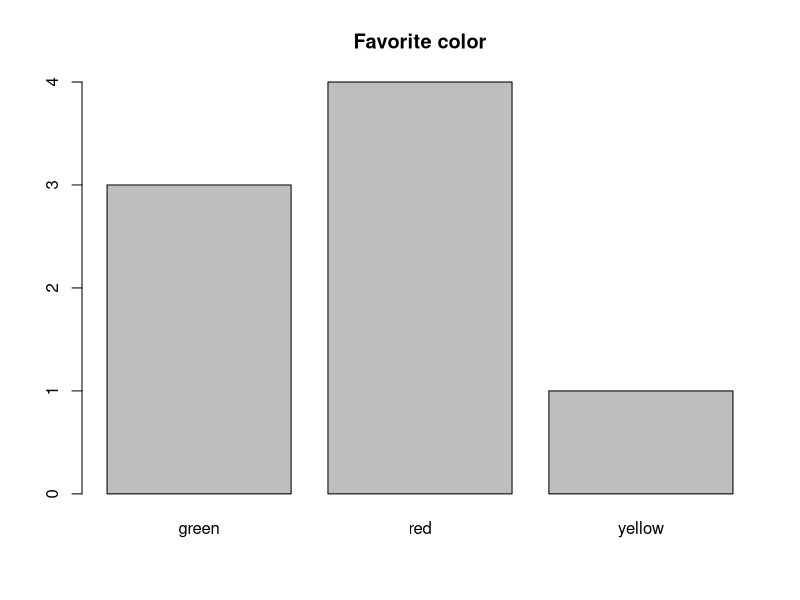
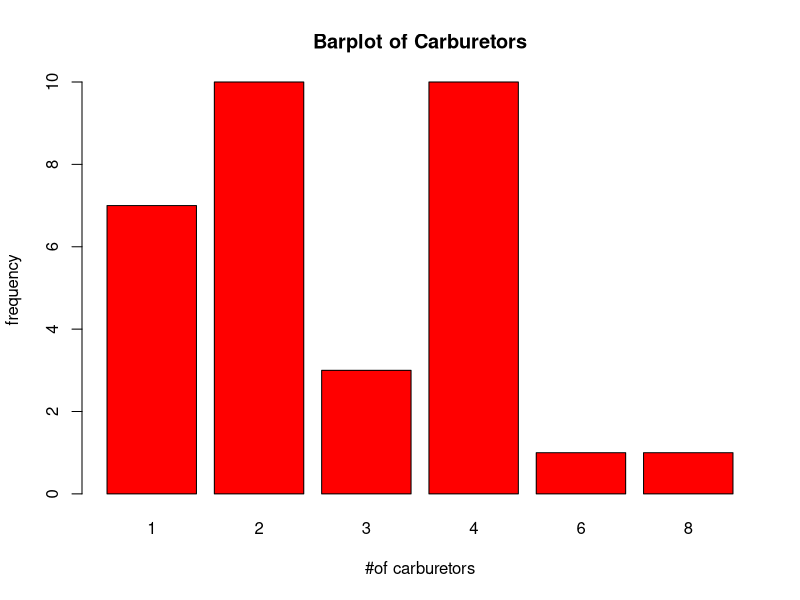
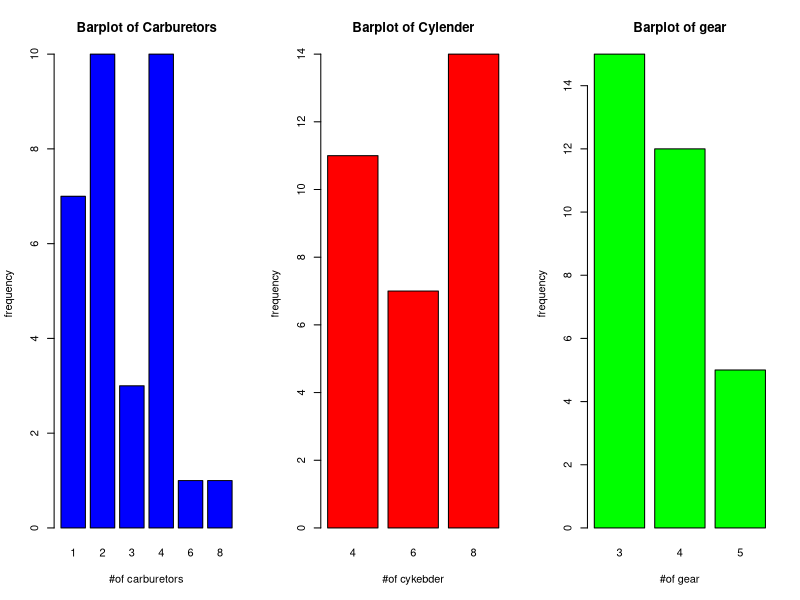
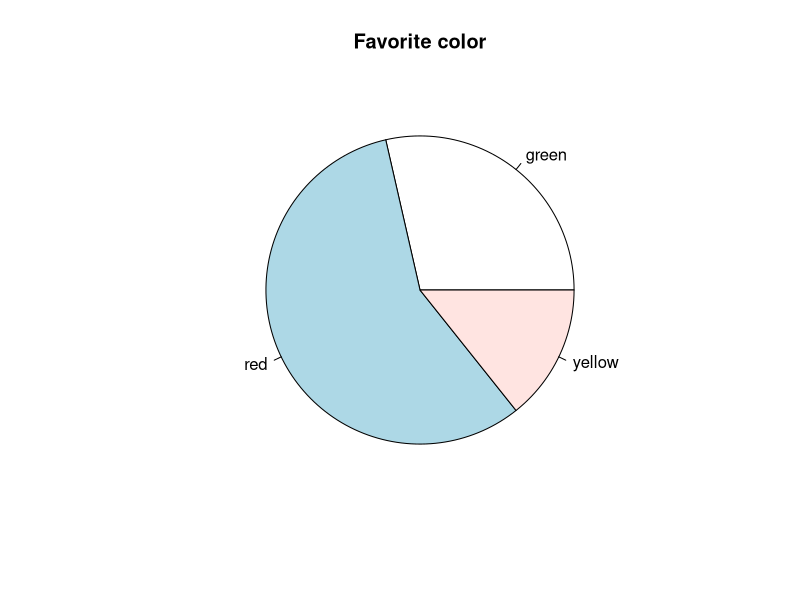
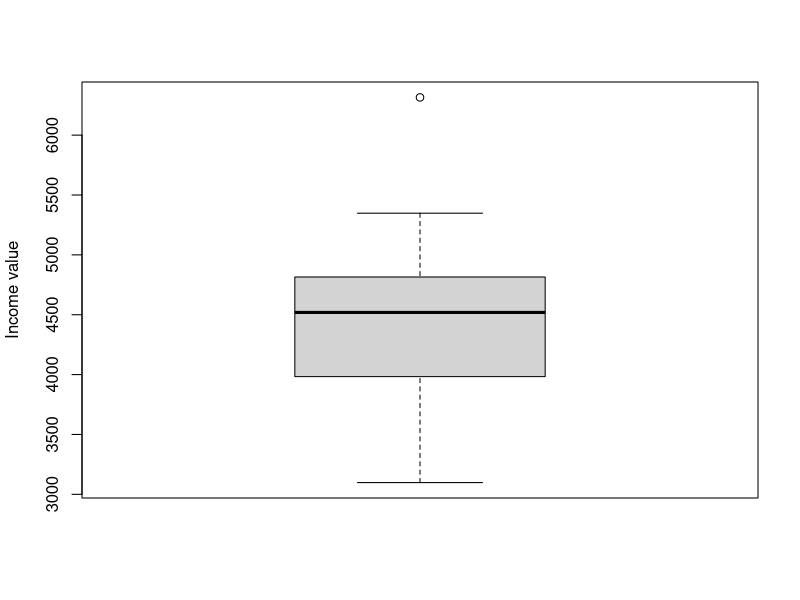
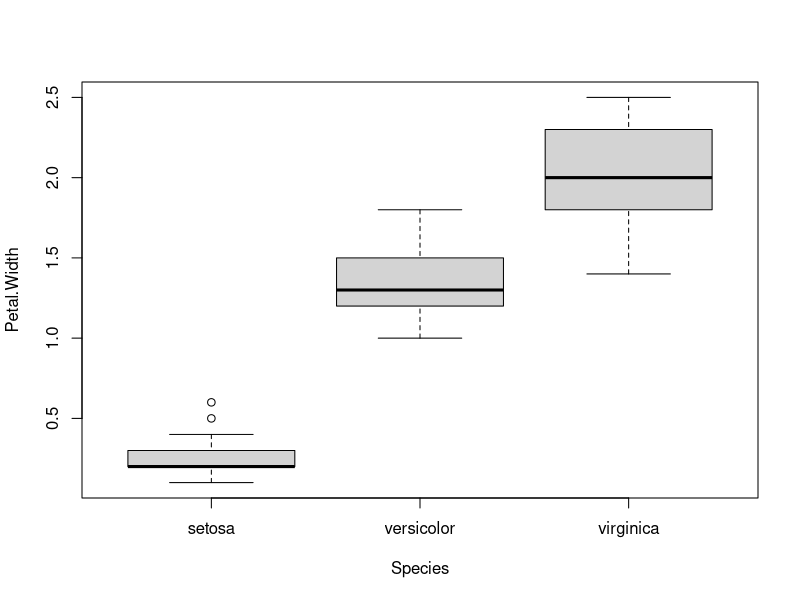
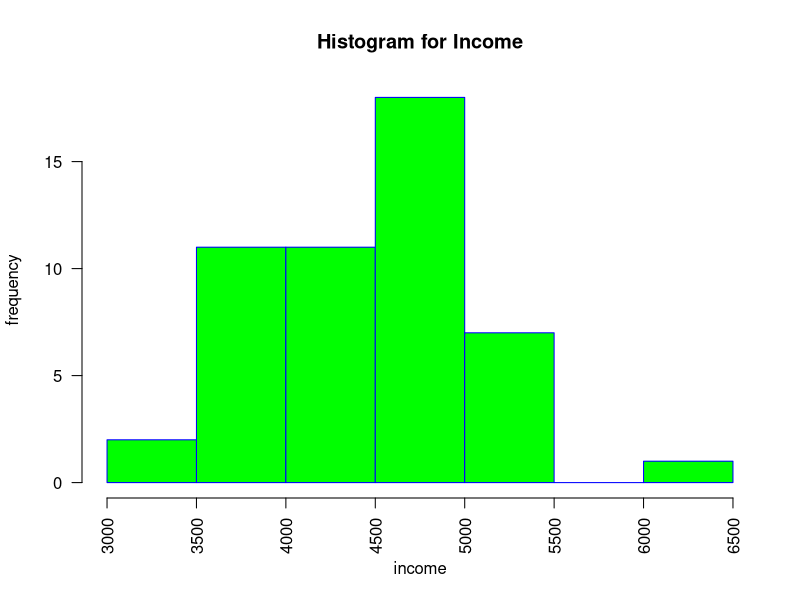

Source code (R) for these figures, in order:
ans=c("Y","Y","N","Y","Y")
table(ans)
table(ans) / length(ans)


favorite.color <- c("red", "green", "green", "yellow",
                    "red", "green", "red", "red")
sum <- table(favorite.color)
sum
barplot(sum, main="Favorite color")

mtcars
head(mtcars)
carb <- mtcars[,"carb"]
barplot(table(carb),
        main="Barplot of Carburetors",
        xlab="#of carburetors",
        ylab="frequency",
        col="red")
table(mtcars$carb)

par(mfrow=c(1,3))
barplot(table(mtcars$carb),
        main="Barplot of Carburetors",
        xlab="#of carburetors",
        ylab="frequency",
        col="blue")
barplot(table(mtcars$cyl),
        main="Barplot of Cylender",
        xlab="#of cykebder",
        ylab="frequency",
        col="red")
barplot(table(mtcars$gear),
        main="Barplot of gear",
        xlab="#of gear",
        ylab="frequency",
        col="green")
par(mfrow=c(1,1))

favorite.color <- c("red","green","yellow",
                    "red","green","red","red")
sum <- table(favorite.color)
pie(sum,main="Favorite color")


mydata = c(50, 60, 100, 75, 200)
mydata.big = c(mydata, 50000)
mean(mydata)
mean(mydata.big)
median(mydata)
median(mydata.big)
mean(mydata, trim=0.2)
mean(mydata.big, trim=0.2)
quantile(mydata)
quantile(mydata, (0:10)/10)
summary(mydata)
summary(mydata.big)
fivenum(mydata)

diff(mydata)
diff(range(mydata))
var(mydata)
sd(mydata)

head(state.x77)
st.income <- state.x77[,"Income"]
boxplot(st.income, ylab="Income value")

boxplot(Petal.Width~Species,data=iris,
        ylab="Petal.Width")

st.income <- state.x77[,"Income"]
hist(st.income,
     main="Histogram for Income",
     xlab = "income",
     ylab = "frequency",
     border = "blue",
     col="green",
     las=2,
     breaks = 5)
